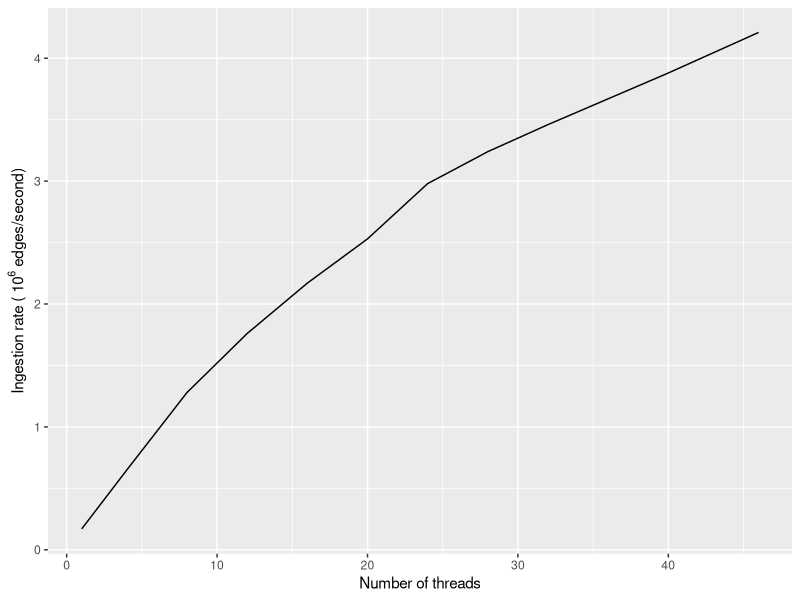
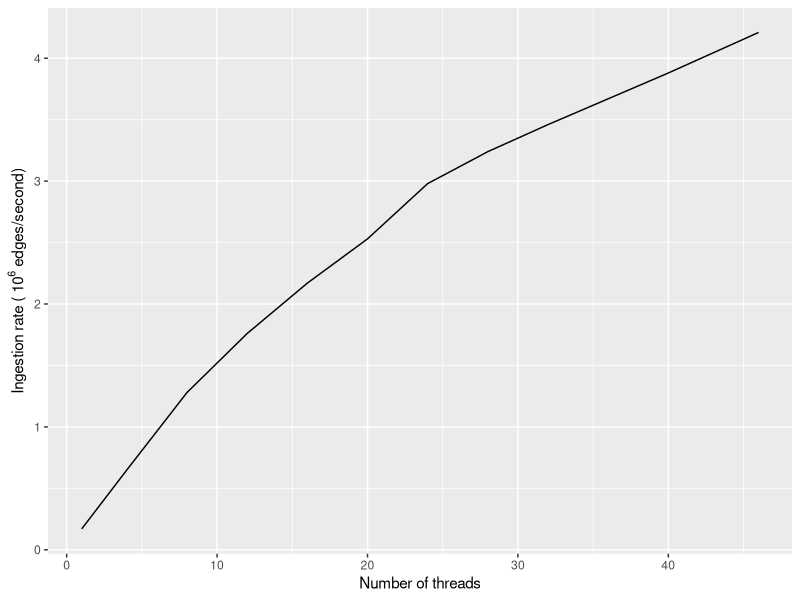

These charts were generated, in order, by the following R code:
library(tidyverse)
library("scales")

parallel <- read.csv("parallel_data.csv")

ggplot() +
  geom_line(data = parallel, mapping = aes(x = threads, y = insertion_rate), size = 0.5) +
  labs(y=expression(paste("Ingestion rate (", ~10^6," edges/second)")), x ="Number of threads") +
  guides(color=guide_legend(nrow=2,byrow=TRUE), linetype="none") +
  scale_y_continuous(labels=comma) 
ggsave(filename = "parallel.png", width = 6, height = 3, unit = "in")
